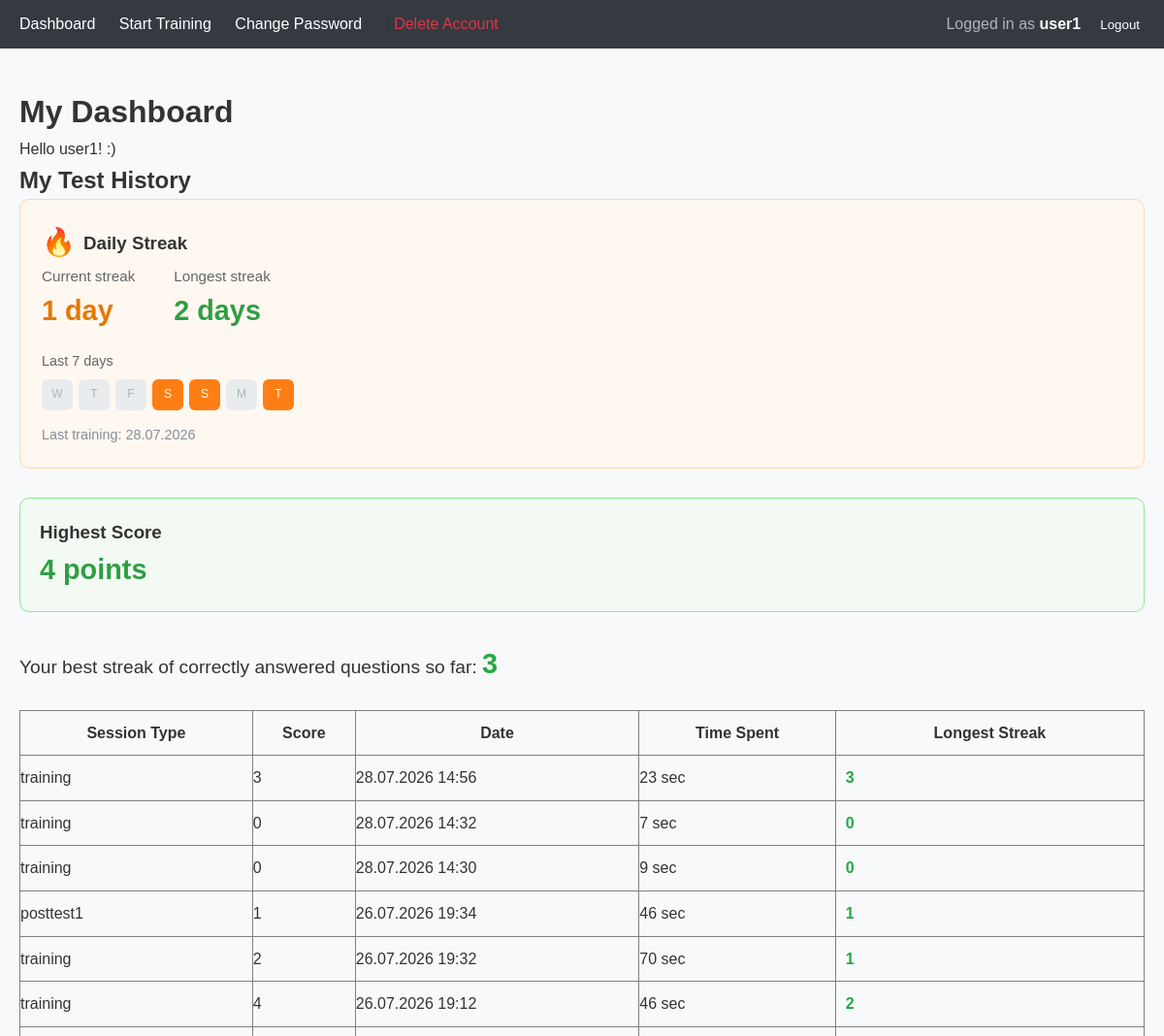
The app's page /my-dashboard/ (signed in, upper part), older data.
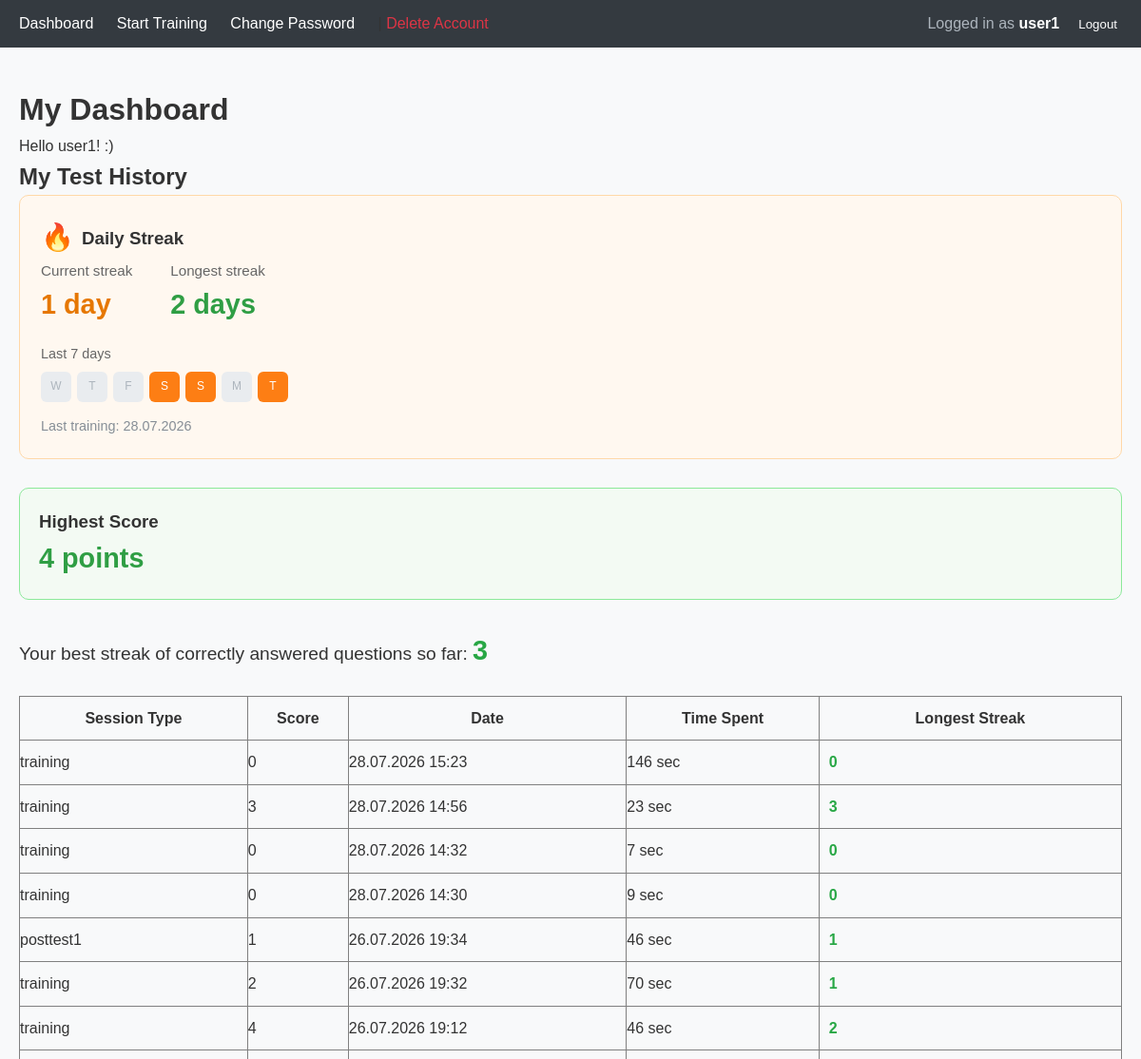
The same page, newer data.
### tests/models.py (models this page shows, shortened)
class TestSession(models.Model):
    user = models.ForeignKey(settings.AUTH_USER_MODEL, on_delete=models.CASCADE)
    session_type = models.CharField(max_length=20, choices=[
        ('pretest', 'Pretest'),
        ('training', 'Training'),
        ('posttest', 'Posttest')
    ])
    condition = models.CharField(max_length=20, choices=[('gamified', 'Gamified'), ('control', 'Control')])
    start_time = models.DateTimeField(auto_now_add=True)
    end_time = models.DateTimeField(null=True, blank=True)
    score = models.IntegerField(default=0)
    total_time_seconds = models.IntegerField(null=True, blank=True)
    responses = models.JSONField(default=dict)  # e.g., {"item_123": {"answer": "B", "time": 45, "correct": True}}
    items = models.ManyToManyField(RPMItem)
    longest_streak = models.PositiveIntegerField(default=0)
    answered_count = models.PositiveIntegerField(default=0)
    class Meta:
        ordering = ['-start_time']

### core/views.py (the view)
# urls.py: path('my-dashboard/', views.user_dashboard, name='user_dashboard'),
@login_required
def user_dashboard(request):
    print("Current progress:", request.user.profile.progress)
    print("Next step:", get_next_step(request.user))
    profile = request.user.profile
    next_step = get_next_step(request.user)
    allowed = ['pretest', 'training1', 'posttest1', 'questionnaire2',
               'instruction', 'free_use', 'posttest2', 'questionnaire3', 'finished']
    if profile.progress not in allowed and not request.user.is_staff:
        return redirect(next_step)
    if not request.user.is_staff and request.user.profile.condition != 'gamified':
        return redirect('tests:start_training_page')
    my_sessions = TestSession.objects.filter(user=request.user).order_by('-start_time')
    best_streak = 0
    if my_sessions.exists():
        best_streak = max((s.longest_streak or 0) for s in my_sessions)
    today = date.today()
    last_7_days = []
    trained_dates = set(
        TestSession.objects.filter(
            user=request.user,
            end_time__isnull=False
        ).dates('start_time', 'day')
    )
    for i in range(6, -1, -1):          # from 6 days ago → today
        d = today - timedelta(days=i)
        last_7_days.append({
            'date': d,
            'active': d in trained_dates
        })
    highest_score = 0
    if my_sessions.exists():
        highest_score = max(s.score or 0 for s in my_sessions)
    return render(request, 'core/user_dashboard.html', {
        'sessions': my_sessions,
        'best_streak': best_streak,
        'last_7_days': last_7_days,
        'next_step': next_step,
        'progress': profile.progress,
        'highest_score': highest_score,
    })

### core/templates/core/user_dashboard.html (shortened to what this page needs)
{% extends 'base.html' %}
{% block content %}
<h1>My Dashboard</h1>
<p>Hello {{ user.username }}! :)</p>
<h2>My Test History</h2>
{% if user.profile.condition == 'gamified' %}
<div style="background: #fff8f0; border: 1px solid #ffd8a8; border-radius: 10px; padding: 22px; margin-bottom: 30px;">
    <h3 style="margin-top: 0; display: flex; align-items: center; gap: 8px;">
        <span style="font-size: 1.5em;">🔥</span> Daily Streak
    </h3>
    <div style="display: flex; gap: 40px; margin-bottom: 18px; flex-wrap: wrap;">
        <div>
            <div style="font-size: 0.95em; color: #666;">Current streak</div>
            <div style="font-size: 1.8em; font-weight: bold; color: #e67700;">
                {{ user.profile.current_daily_streak }} day{{ user.profile.current_daily_streak|pluralize }}
            </div>
        </div>
        <div>
            <div style="font-size: 0.95em; color: #666;">Longest streak</div>
            <div style="font-size: 1.8em; font-weight: bold; color: #2f9e44;">
                {{ user.profile.longest_daily_streak }} day{{ user.profile.longest_daily_streak|pluralize }}
            </div>
        </div>
    </div>
    <div style="margin-top: 10px;">
        <div style="font-size: 0.9em; color: #666; margin-bottom: 6px;">Last 7 days</div>
        <div style="display: flex; gap: 6px;">
            {% for day in last_7_days %}
                <div title="{{ day.date|date:'d.m.Y' }}"
                     style="width: 32px; height: 32px; border-radius: 6px;
                            background: {% if day.active %}#fd7e14{% else %}#e9ecef{% endif %};
                            display: flex; align-items: center; justify-content: center;
                            font-size: 0.75em; color: {% if day.active %}white{% else %}#adb5bd{% endif %};">
                    {{ day.date|date:"D"|slice:":1" }}
                </div>
            {% endfor %}
        </div>
    </div>
    {% if user.profile.last_activity_date %}
        <p style="color: #868e96; margin-top: 14px; margin-bottom: 0; font-size: 0.9em;">
            Last training: {{ user.profile.last_activity_date|date:"d.m.Y" }}
        </p>
    {% endif %}
</div>
{% endif %}
{% if user.profile.condition == 'gamified' %}
<div style="background:#f3faf3; border:1px solid #8ce99a; border-radius:10px; padding:20px; margin-bottom:30px;">
    <h3 style="margin-top:0;">Highest Score</h3>
    <p style="font-size:1.8em; font-weight:bold; color:#2f9e44; margin:0;">
        {{ highest_score }} points
    </p>
</div>
{% endif %}
{% if sessions %}
    <p style="font-size:1.2em; margin-bottom:25px;">
        Your best streak of correctly answered questions so far:
        <strong style="color:#28a745; font-size:1.5em;">
            {{ best_streak }}
        </strong>
    </p>
{% endif %}
{% if sessions %}
    <table border="1" style="width:100%; border-collapse: collapse;">
        <thead>
            <tr>
                <th>Session Type</th>
                <th>Score</th>
                <th>Date</th>
                <th>Time Spent</th>
                <th style="padding:10px;">Longest Streak</th>
            </tr>
        </thead>
        <tbody>
            {% for s in sessions %}
            <tr>
                <td>{{ s.session_type }}</td>
                <td>{{ s.score }}</td>
                <td>{{ s.start_time|date:"d.m.Y H:i" }}</td>
                <td>
                    {% if s.total_time_seconds %}
                        {{ s.total_time_seconds }} sec
                    {% else %}
                        still running
                    {% endif %}
                </td>
                <td style="padding:10px; font-weight:bold; color:#28a745;">
                    {{ s.longest_streak|default:0 }}
                </td>
            </tr>
            {% endfor %}
        </tbody>
    </table>
{% else %}
    <p>You haven't completed any tests yet.</p>
{% endif %}
{% endblock %}

Row changes from the older to the newer data that the page shows:
added TestSession: session_type "training", score "0", start_time "28.07.2026 15:23", total_time_seconds "146", longest_streak "0"
